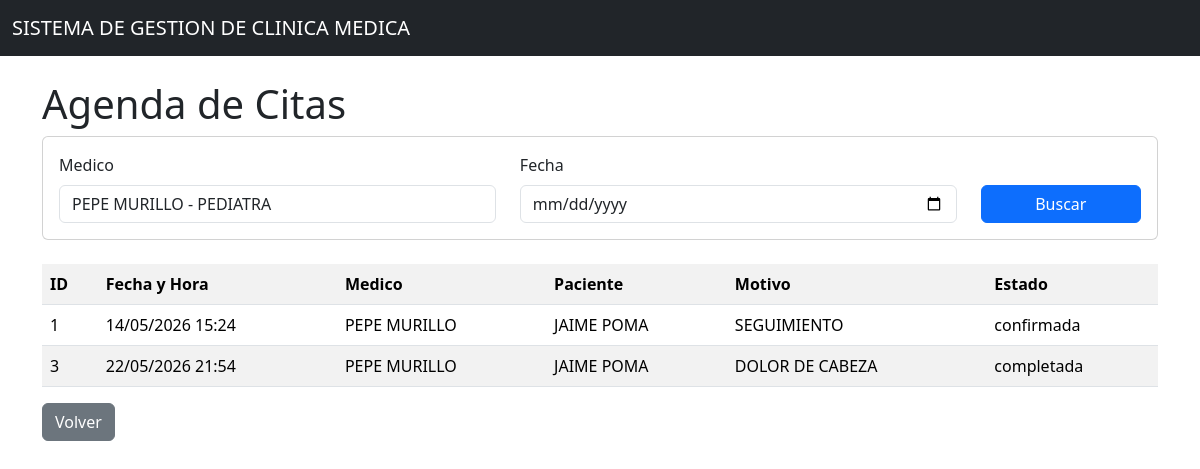
Page /citas/agenda?medico_id=2 on the committed database.
### models/cita_model.py (models this page shows, shortened)
class Cita(db.Model):
    __tablename__ = "citas"
    id = db.Column(db.Integer, primary_key=True)
    fecha_hora = db.Column(db.DateTime, nullable=False)
    motivo = db.Column(db.String(300), nullable=False)
    estado = db.Column(db.String(20), default="pendiente")
    medico_id = db.Column(db.Integer, db.ForeignKey('medicos.id'), nullable=False)
    paciente_id = db.Column(db.Integer, db.ForeignKey('pacientes.id'), nullable=False)
    medico = db.relationship('Medico', back_populates='citas')
    paciente = db.relationship('Paciente', back_populates='citas')
    @staticmethod
    def get_agenda(medico_id=None, fecha=None):
        query = Cita.query
        if medico_id:
            query = query.filter(Cita.medico_id == medico_id)
        if fecha:
            fecha_inicio = datetime.combine(fecha, datetime.min.time())
            fecha_fin = datetime.combine(fecha, datetime.max.time())
            query = query.filter(Cita.fecha_hora >= fecha_inicio, Cita.fecha_hora <= fecha_fin)
        return query.all()

### models/medico_model.py (models this page shows, shortened)
class Medico(db.Model):
    __tablename__ = "medicos"
    id = db.Column(db.Integer, primary_key=True)
    nombre = db.Column(db.String(100), nullable=False)
    especialidad = db.Column(db.String(100), nullable=False)
    telefono = db.Column(db.String(20), nullable=False)
    correo = db.Column(db.String(100), nullable=False)
    consultas = db.relationship('Consulta', back_populates='medico', cascade='all, delete-orphan')
    citas = db.relationship('Cita', back_populates='medico', cascade='all, delete-orphan')
    @staticmethod
    def get_all():
        return Medico.query.all()
    def delete(self):
        db.session.delete(self)
        db.session.commit()

### models/paciente_model.py (models this page shows, shortened)
class Paciente(db.Model):
    __tablename__ = "pacientes"
    id = db.Column(db.Integer, primary_key=True)
    nombre = db.Column(db.String(100), nullable=False)
    edad = db.Column(db.Integer, nullable=False)
    direccion = db.Column(db.String(200), nullable=False)
    telefono = db.Column(db.String(20), nullable=False)
    consultas = db.relationship('Consulta', back_populates='paciente', cascade='all, delete-orphan')
    citas = db.relationship('Cita', back_populates='paciente', cascade='all, delete-orphan')
    def delete(self):
        db.session.delete(self)
        db.session.commit()

### controllers/cita_controller.py (the view)
@cita_bp.route("/agenda")
def agenda():
    medico_id = request.args.get('medico_id', type=int)
    fecha_str = request.args.get('fecha')
    fecha = None
    if fecha_str:
        fecha = datetime.strptime(fecha_str, '%Y-%m-%d').date()
    citas = Cita.get_agenda(medico_id, fecha)
    medicos = Medico.get_all()
    return cita_view.agenda(citas, medicos, medico_id, fecha)

### run.py (called while the page is built)
@app.context_processor
def inject_active_path():
    def is_active(path):
        return 'active' if request.path == path else ''
    return dict(is_active=is_active, session=session)

### views/cita_view.py (called while the page is built)
def agenda(citas, medicos, medico_id, fecha):
    return render_template('citas/agenda.html', citas=citas, medicos=medicos,
                          medico_id=medico_id, fecha=fecha)

### templates/citas/agenda.html (shortened to what this page needs)
{% extends 'base.html' %}
{% block content %}
<h1>Agenda de Citas</h1>
<div class="card mb-4">
  <div class="card-body">
    <form method="GET" class="row">
      <div class="col-md-5">
        <label class="form-label">Medico</label>
        <select name="medico_id" class="form-control">
          {% for medico in medicos %}
            <option value="{{medico.id}}" {% if medico_id == medico.id %}selected{% endif %}>{{medico.nombre}} - {{medico.especialidad}}</option>
          {% endfor %}
        </select>
      </div>
      <div class="col-md-5">
        <label class="form-label">Fecha</label>
        <input type="date" name="fecha" class="form-control" value="{{ fecha.strftime('%Y-%m-%d') if fecha else '' }}">
      </div>
      <div class="col-md-2">
        <label class="form-label">&nbsp;</label>
        <button type="submit" class="btn btn-primary w-100">Buscar</button>
      </div>
    </form>
  </div>
</div>
<table class="table table-striped">
  <tr>
    <th>ID</th>
    <th>Fecha y Hora</th>
    <th>Medico</th>
    <th>Paciente</th>
    <th>Motivo</th>
    <th>Estado</th>
  </tr>
  {% for item in citas %}
  <tr>
    <td>{{item.id}}</td>
    <td>{{item.fecha_hora.strftime('%d/%m/%Y %H:%M')}}</td>
    <td>{{item.medico.nombre}}</td>
    <td>{{item.paciente.nombre}}</td>
    <td>{{item.motivo}}</td>
    <td>{{item.estado}}</td>
  </tr>
  {% endfor %}
</table>
<a href="{{ url_for('cita.index') }}" class="btn btn-secondary">Volver</a>
{% endblock %}

### rows in the picture
Cita: id "1", fecha_hora "14/05/2026 15:24", medico.nombre "PEPE MURILLO", paciente.nombre "JAIME POMA", motivo "SEGUIMIENTO", estado "confirmada"
Cita: id "3", fecha_hora "22/05/2026 21:54", medico.nombre "PEPE MURILLO", paciente.nombre "JAIME POMA", motivo "DOLOR DE CABEZA", estado "completada"

### other values in the picture
form field medico_id "PEPE MURILLO - PEDIATRA"
